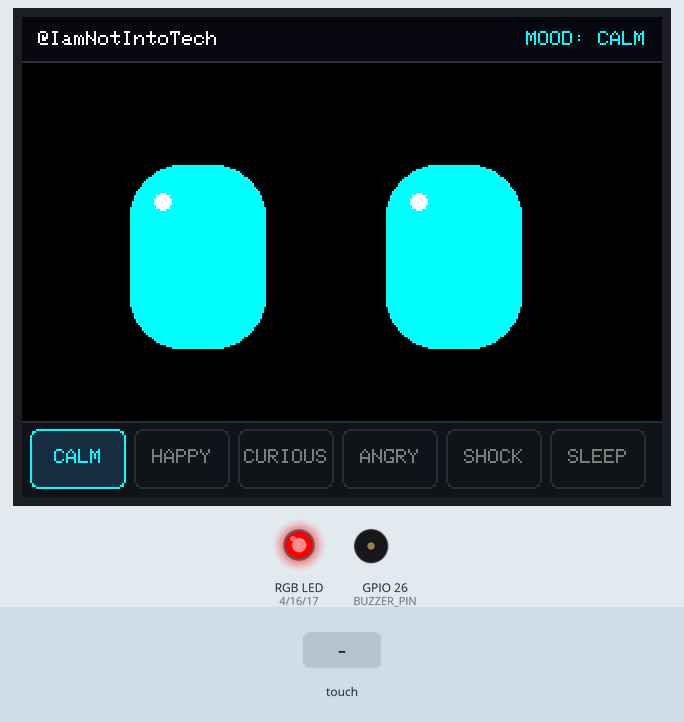
The sketch below on a simulated ESP32. Shown: 320×240 colour display, an RGB LED mixed from three pins (HIGH = lit), buzzer (waves = sounding). The test bench sets the inputs (shaded band). Random numbers use the default seed unless the sketch sets one; pins used as bus, display or sensor lines are not drawn; what the sketch prints to the serial monitor is not drawn.

Above: at 3.0 s.
3.1 s: touch panel pressed at 38 % / 90 % of its raw x / y range
At 3.9 s:
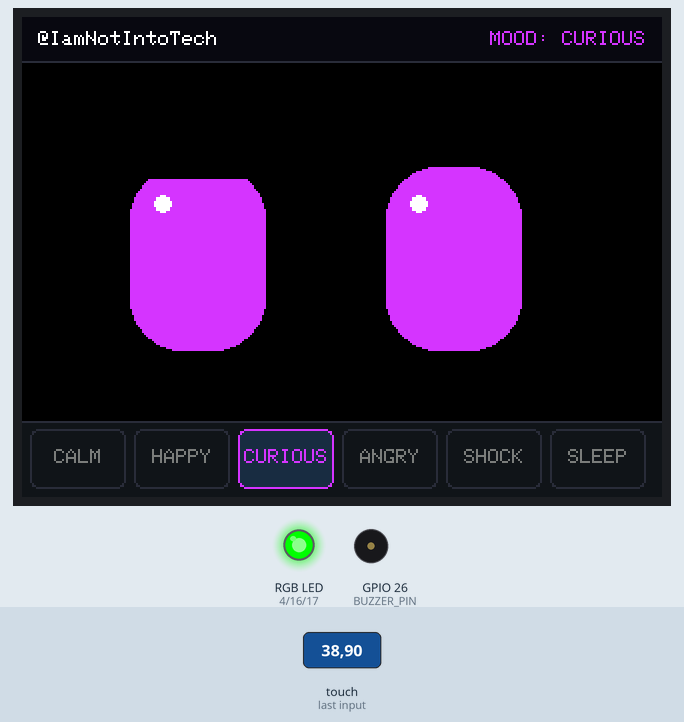
6.1 s: touch panel pressed at 62 % / 90 % of its raw x / y range
At 7.1 s:
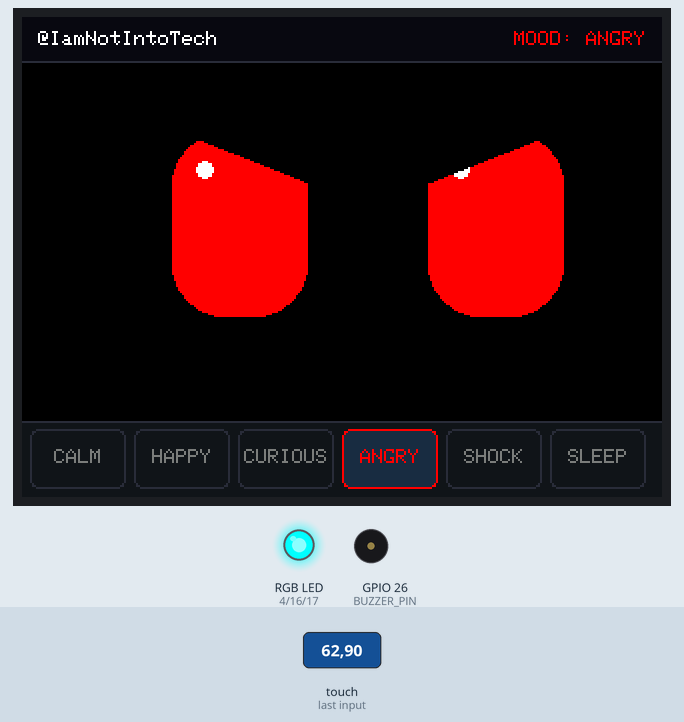
8.7 s: touch panel pressed at 87 % / 90 % of its raw x / y range
At 11.1 s:
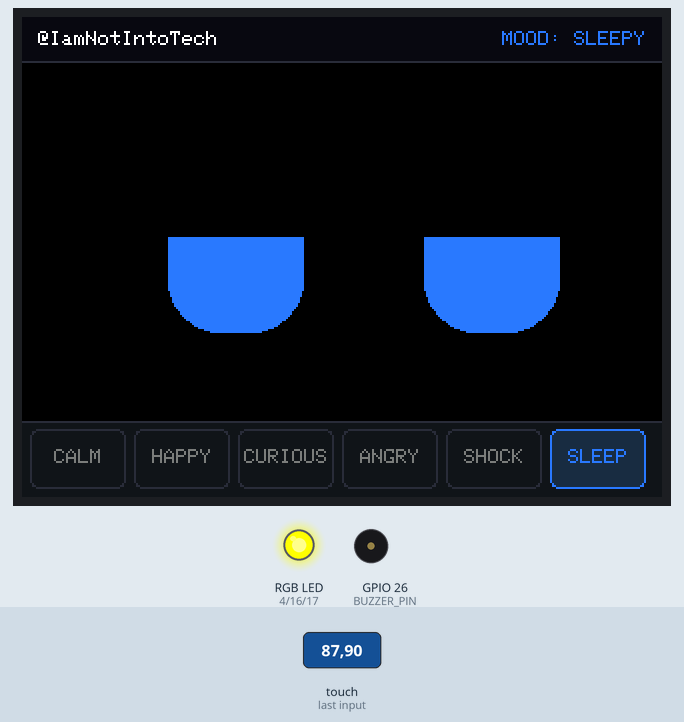
11.7 s: touch panel pressed at 13 % / 90 % of its raw x / y range
At 13.7 s:
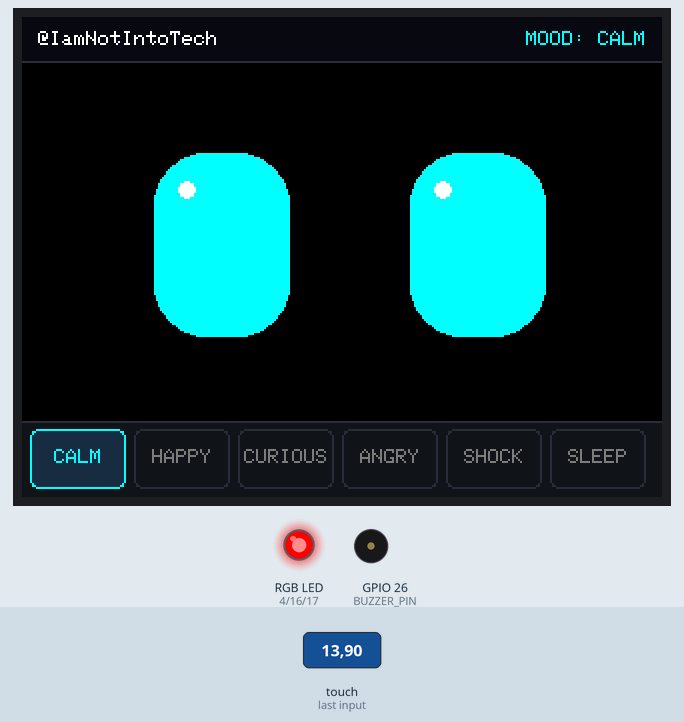
14.7 s: touch panel pressed at 38 % / 90 % of its raw x / y range
At 16.8 s:
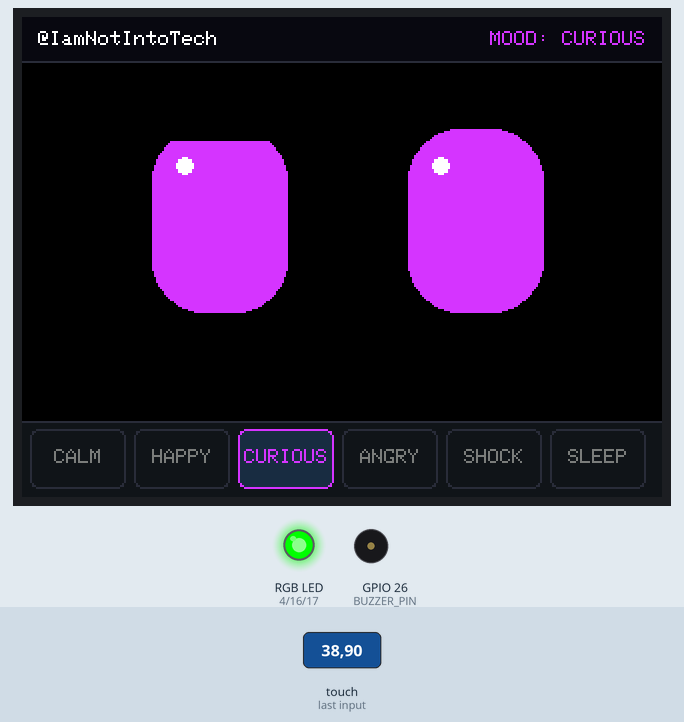
17.2 s: touch panel pressed at 13 % / 90 % of its raw x / y range
At 17.38 s:
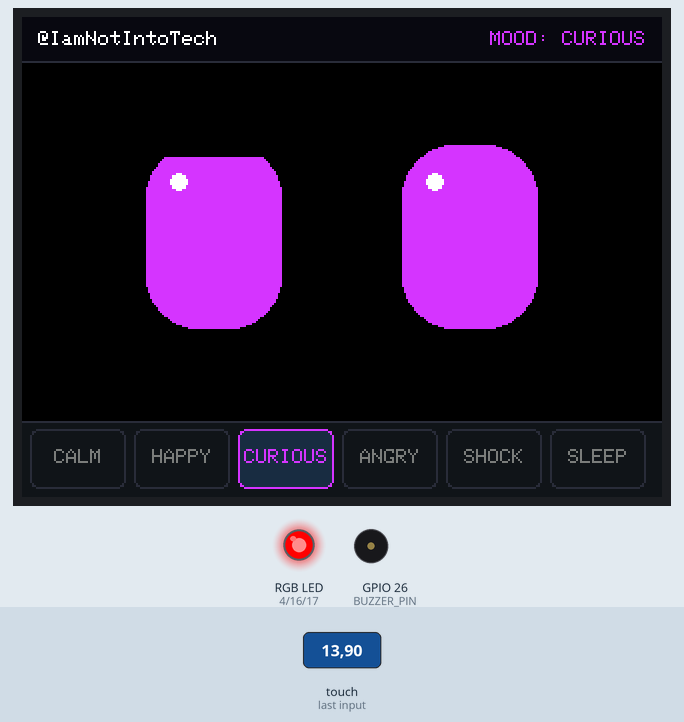
Timing chart, 0 to 20.0 s (numbered marks = the images above; inputs shaded):
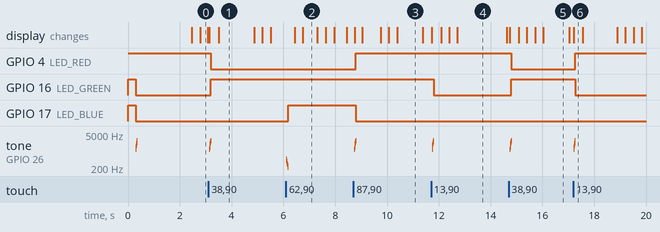

Measured:
- after the input at 3.1 s, GPIO 4 (LED_RED): HIGH → LOW after 0.10 s; GPIO 16 (LED_GREEN): LOW → HIGH after 0.10 s; tone on GPIO 26 (BUZZER_PIN): plays 1200 Hz for 0.01 s, 1450 Hz for 0.01 s, 1700 Hz for 0.01 s, 1950 Hz for 0.01 s, 2200 Hz for 0.01 s, 2450 Hz for 0.01 s … (7 notes in this stretch), starting at once
- after the input at 6.1 s, GPIO 17 (LED_BLUE): LOW → HIGH after 0.08 s; tone on GPIO 26 (BUZZER_PIN): plays 450 Hz for 0.01 s, 410 Hz for 0.01 s, 370 Hz for 0.01 s, 330 Hz for 0.01 s, 290 Hz for 0.01 s, 250 Hz for 0.01 s … (7 notes in this stretch), starting at once
- after the input at 8.7 s, GPIO 4 (LED_RED): LOW → HIGH after 0.10 s; GPIO 17 (LED_BLUE): HIGH → LOW after 0.10 s; tone on GPIO 26 (BUZZER_PIN): plays 1200 Hz for 0.01 s, 1450 Hz for 0.01 s, 1700 Hz for 0.01 s, 1950 Hz for 0.01 s, 2200 Hz for 0.01 s, 2450 Hz for 0.01 s … (7 notes in this stretch), starting at once
- after the input at 11.7 s, GPIO 16 (LED_GREEN): HIGH → LOW after 0.10 s; tone on GPIO 26 (BUZZER_PIN): plays 1200 Hz for 0.01 s, 1450 Hz for 0.01 s, 1700 Hz for 0.01 s, 1950 Hz for 0.01 s, 2200 Hz for 0.01 s, 2450 Hz for 0.01 s … (7 notes in this stretch), starting at once
- after the input at 14.7 s, GPIO 4 (LED_RED): HIGH → LOW after 0.10 s; GPIO 16 (LED_GREEN): LOW → HIGH after 0.10 s; tone on GPIO 26 (BUZZER_PIN): plays 1200 Hz for 0.01 s, 1450 Hz for 0.01 s, 1700 Hz for 0.01 s, 1950 Hz for 0.01 s, 2200 Hz for 0.01 s, 2450 Hz for 0.01 s … (7 notes in this stretch), starting at once
- after the input at 17.2 s, GPIO 4 (LED_RED): LOW → HIGH after 0.06 s; GPIO 16 (LED_GREEN): HIGH → LOW after 0.06 s; tone on GPIO 26 (BUZZER_PIN): plays 1200 Hz for 0.01 s, 1450 Hz for 0.01 s, 1700 Hz for 0.01 s, 1950 Hz for 0.01 s, 2200 Hz for 0.01 s, 2450 Hz for 0.01 s … (7 notes in this stretch), starting at once
- what the display in image 1 shows lasts 1.4 s, from 3.5 s to 4.9 s

The sketch:

43-emotive-robot-eyes.ino
```cpp
/*
 * Elecrow 2.8" CYD — Procedural Emotive Robot Eyes
 * Channel: @IamNotIntoTech (https://youtube.com/@IamNotIntoTech)
 *
 * Hardware: Elecrow ESP32-2432S028R (2.8" ILI9341 TFT + XPT2046 Resistive Touch)
 * Features:
 *  - 60 FPS Procedural Animatronic Robot Eyes (Blinking, Saccades, Gaze Tracking)
 *  - 6 Expressive Emotion States: Neutral/Calm, Happy, Curious, Angry, Surprised, Sleepy
 *  - Real-time Interactive Touch Gaze Tracking (Pupils track stylus/finger)
 *  - Calibrated Non-Inverted Resistive Touch Coordinates & Hardware SPI Isolation
 *  - Ambient Light Sensor (LDR IO34) pupil dynamic sizing
 *  - Audio synthesizer chirps on IO26 & Emotion-synchronized RGB LED on IO4/16/17
 */

#include <Arduino.h>
#include <SPI.h>
#include <TFT_eSPI.h>
#include <XPT2046_Touchscreen.h>

// Hardware Pin Definitions for Elecrow 2.8" CYD
#define TFT_BL_PIN   21
#define TOUCH_MOSI   32
#define TOUCH_MISO   39
#define TOUCH_CLK    25
#define TOUCH_CS     33
#define TOUCH_IRQ    36

#define LED_RED      4
#define LED_GREEN    16
#define LED_BLUE     17
#define BUZZER_PIN   26
#define LDR_PIN      34

// Touch Screen & Display Objects
SPIClass touchSPI(VSPI);
XPT2046_Touchscreen ts(TOUCH_CS);
TFT_eSPI tft = TFT_eSPI();

// UI Colors (16-bit 565)
#define COLOR_BG         0x0000 // Pure Black
#define COLOR_HEADER_BG  0x0842
#define COLOR_PANEL_BG   0x10A3
#define COLOR_BORDER     0x2967
#define COLOR_TEXT       0xFFFF
#define COLOR_MUTED      0x7BEF

// Mood Eye Colors
#define COLOR_CYAN_EYE    0x07FF // Calm / Neutral
#define COLOR_HAPPY_EYE   0x07E0 // Bright Emerald Green
#define COLOR_ANGRY_EYE   0xF800 // Fiery Red
#define COLOR_CURIOUS_EYE 0xD1BF // Lavender / Purple
#define COLOR_SHOCK_EYE   0xFFE0 // Electric Yellow
#define COLOR_SLEEP_EYE   0x2BDF // Dim Cyan-Blue

enum RobotMood {
  MOOD_CALM,
  MOOD_HAPPY,
  MOOD_CURIOUS,
  MOOD_ANGRY,
  MOOD_SHOCK,
  MOOD_SLEEP
};
RobotMood currentMood = MOOD_CALM;

// Eye Geometry (Dual Eyes in 320x240 landscape)
#define LEFT_EYE_X   96
#define RIGHT_EYE_X  224
#define EYE_Y        110

float baseEyeW = 68.0f;
float baseEyeH = 92.0f;
float cornerRadius = 26.0f;

// Gaze and Blink Physics
float curGazeX = 0.0f;
float curGazeY = 0.0f;
float targetGazeX = 0.0f;
float targetGazeY = 0.0f;

float blinkProgress = 0.0f; // 0.0 = Open, 1.0 = Fully closed
bool isBlinking = false;
unsigned long lastBlinkTime = 0;
unsigned long nextBlinkInterval = 3000;
unsigned long lastSaccadeTime = 0;
unsigned long lastTouchTime = 0;

void playBeep(int freq, int durationMs) {
  tone(BUZZER_PIN, freq, durationMs);
  delay(durationMs);
  noTone(BUZZER_PIN);
}

void playRobotChirp(int type) {
  if (type == 0) { // Happy / inquisitive sweep up
    for (int f = 1200; f < 2800; f += 250) {
      tone(BUZZER_PIN, f, 10);
      delay(8);
    }
  } else if (type == 1) { // Surprised chirp
    tone(BUZZER_PIN, 3200, 35);
    delay(40);
    tone(BUZZER_PIN, 4200, 60);
  } else if (type == 2) { // Angry buzz
    for (int f = 450; f > 180; f -= 40) {
      tone(BUZZER_PIN, f, 14);
      delay(12);
    }
  } else { // Blink tick
    tone(BUZZER_PIN, 2600, 12);
  }
  noTone(BUZZER_PIN);
}

void setRGB(bool r, bool g, bool b) {
  // Active LOW on CYD
  digitalWrite(LED_RED, r ? LOW : HIGH);
  digitalWrite(LED_GREEN, g ? LOW : HIGH);
  digitalWrite(LED_BLUE, b ? LOW : HIGH);
}

void updateMoodRGB() {
  switch (currentMood) {
    case MOOD_CALM:    setRGB(false, true, true);  break; // Cyan
    case MOOD_HAPPY:   setRGB(false, true, false); break; // Green
    case MOOD_ANGRY:   setRGB(true, false, false); break; // Red
    case MOOD_CURIOUS: setRGB(true, false, true);  break; // Magenta
    case MOOD_SHOCK:   setRGB(true, true, false);  break; // Yellow
    case MOOD_SLEEP:   setRGB(false, false, true); break; // Blue
  }
}

uint16_t getEyeColor() {
  switch (currentMood) {
    case MOOD_CALM:    return COLOR_CYAN_EYE;
    case MOOD_HAPPY:   return COLOR_HAPPY_EYE;
    case MOOD_ANGRY:   return COLOR_ANGRY_EYE;
    case MOOD_CURIOUS: return COLOR_CURIOUS_EYE;
    case MOOD_SHOCK:   return COLOR_SHOCK_EYE;
    case MOOD_SLEEP:   return COLOR_SLEEP_EYE;
    default:           return COLOR_CYAN_EYE;
  }
}

const char* getMoodName() {
  switch (currentMood) {
    case MOOD_CALM:    return "CALM";
    case MOOD_HAPPY:   return "HAPPY";
    case MOOD_CURIOUS: return "CURIOUS";
    case MOOD_ANGRY:   return "ANGRY";
    case MOOD_SHOCK:   return "SHOCKED";
    case MOOD_SLEEP:   return "SLEEPY";
    default:           return "ACTIVE";
  }
}

void drawHeader() {
  tft.fillRect(0, 0, 320, 22, COLOR_HEADER_BG);
  tft.drawFastHLine(0, 22, 320, COLOR_BORDER);
  tft.setTextColor(COLOR_TEXT, COLOR_HEADER_BG);
  tft.setTextSize(1);
  tft.drawString("@IamNotIntoTech", 8, 7);

  char moodBuf[32];
  snprintf(moodBuf, sizeof(moodBuf), "MOOD: %s", getMoodName());
  tft.setTextColor(getEyeColor(), COLOR_HEADER_BG);
  tft.drawRightString(moodBuf, 312, 7, 1);
}

void drawMoodToolbar() {
  tft.fillRect(0, 202, 320, 38, COLOR_PANEL_BG);
  tft.drawFastHLine(0, 202, 320, COLOR_BORDER);

  const char* labels[6] = { "CALM", "HAPPY", "CURIOUS", "ANGRY", "SHOCK", "SLEEP" };
  for (int i = 0; i < 6; i++) {
    int bx = 4 + i * 52;
    int by = 206;
    int bw = 48;
    int bh = 30;
    bool active = (currentMood == (RobotMood)i);

    uint16_t btnBg = active ? tft.color565(30, 45, 65) : COLOR_PANEL_BG;
    uint16_t btnBorder = active ? getEyeColor() : COLOR_BORDER;
    uint16_t txtColor = active ? getEyeColor() : COLOR_MUTED;

    tft.fillRoundRect(bx, by, bw, bh, 4, btnBg);
    tft.drawRoundRect(bx, by, bw, bh, 4, btnBorder);

    tft.setTextColor(txtColor, btnBg);
    tft.setTextSize(1);
    tft.drawCentreString(labels[i], bx + (bw / 2), by + 10, 1);
  }
}

void drawSingleEye(int centerX, int centerY, float gazeX, float gazeY, float blink, bool isLeft) {
  // Clear region around eye (eye viewport bounding box)
  tft.fillRect(centerX - 50, centerY - 58, 100, 116, COLOR_BG);

  float currentH = baseEyeH * (1.0f - blink);
  if (currentH < 4.0f) {
    // Slit line when fully closed/blinking
    tft.drawFastHLine(centerX - (int)(baseEyeW / 2) + 4, centerY, (int)baseEyeW - 8, getEyeColor());
    tft.drawFastHLine(centerX - (int)(baseEyeW / 2) + 4, centerY + 1, (int)baseEyeW - 8, getEyeColor());
    return;
  }

  int renderX = centerX + (int)gazeX - (int)(baseEyeW / 2);
  int renderY = centerY + (int)gazeY - (int)(currentH / 2);
  int renderW = (int)baseEyeW;
  int renderH = (int)currentH;
  int rad = (int)min(cornerRadius, currentH / 2.0f);

  uint16_t eyeColor = getEyeColor();

  // Draw main rounded pupil/eye body
  tft.fillRoundRect(renderX, renderY, renderW, renderH, rad, eyeColor);

  // Catchlight / Specular highlight dot
  if (currentH > 24.0f) {
    tft.fillCircle(renderX + 16, renderY + 18, 4, 0xFFFF);
  }

  // Expression-based overlays and cuts
  if (currentMood == MOOD_HAPPY) {
    // Friendly crescent smile: clip lower quadrant with background circle
    int cutY = renderY + renderH - 6;
    tft.fillCircle(centerX + (int)gazeX, cutY + 20, 26, COLOR_BG);
  } else if (currentMood == MOOD_ANGRY) {
    // Aggressive angled eyebrows
    if (isLeft) {
      tft.fillTriangle(renderX - 4, renderY - 4, renderX + renderW + 4, renderY - 4, renderX + renderW + 4, renderY + 26, COLOR_BG);
    } else {
      tft.fillTriangle(renderX - 4, renderY - 4, renderX + renderW + 4, renderY - 4, renderX - 4, renderY + 26, COLOR_BG);
    }
  } else if (currentMood == MOOD_CURIOUS) {
    // One eyebrow cocked higher
    if (isLeft) {
      tft.fillRoundRect(renderX - 2, renderY - 4, renderW + 4, 10, 3, COLOR_BG);
    }
  } else if (currentMood == MOOD_SLEEP) {
    // Half-lidded sleepy expression
    tft.fillRect(renderX - 2, renderY - 2, renderW + 4, renderH / 2, COLOR_BG);
  }
}

void renderEyes() {
  drawSingleEye(LEFT_EYE_X, EYE_Y, curGazeX, curGazeY, blinkProgress, true);
  drawSingleEye(RIGHT_EYE_X, EYE_Y, curGazeX, curGazeY, blinkProgress, false);
}

void setup() {
  Serial.begin(115200);

  pinMode(LED_RED, OUTPUT);
  pinMode(LED_GREEN, OUTPUT);
  pinMode(LED_BLUE, OUTPUT);
  setRGB(false, false, false);

  pinMode(BUZZER_PIN, OUTPUT);
  digitalWrite(BUZZER_PIN, LOW);

  pinMode(LDR_PIN, INPUT);

  pinMode(TFT_BL_PIN, OUTPUT);
  digitalWrite(TFT_BL_PIN, HIGH);

  tft.init();
  tft.setRotation(1);
  tft.fillScreen(COLOR_BG);

  // Dedicated VSPI for Touch Controller (Pins 25, 39, 32, 33)
  touchSPI.begin(TOUCH_CLK, TOUCH_MISO, TOUCH_MOSI, TOUCH_CS);
  ts.begin(touchSPI);
  ts.setRotation(1);

  drawHeader();
  renderEyes();
  drawMoodToolbar();
  updateMoodRGB();

  playRobotChirp(0);
  Serial.println(F("[SYSTEM] Procedural Emotive Robot Eyes Initialized."));
}

void loop() {
  // Natural Saccades & Blinking Trigger
  if (!isBlinking && millis() - lastBlinkTime > nextBlinkInterval) {
    isBlinking = true;
    lastBlinkTime = millis();
    nextBlinkInterval = random(2000, 5000);
  }

  // Blink Kinematics
  if (isBlinking) {
    blinkProgress += 0.30f;
    if (blinkProgress >= 1.0f) {
      blinkProgress = 1.0f;
      isBlinking = false;
    }
  } else if (blinkProgress > 0.0f) {
    blinkProgress -= 0.25f;
    if (blinkProgress < 0.0f) blinkProgress = 0.0f;
  }

  // Micro-Saccades (autonomous glance wander) when not tracking touch
  if (!ts.touched() && millis() - lastSaccadeTime > 2400) {
    lastSaccadeTime = millis();
    targetGazeX = random(-18, 19);
    targetGazeY = random(-12, 13);
  }

  // Smooth gaze interpolation
  curGazeX += (targetGazeX - curGazeX) * 0.28f;
  curGazeY += (targetGazeY - curGazeY) * 0.28f;

  // Touch Handling
  if (ts.touched()) {
    TS_Point p = ts.getPoint();
    if (p.z > 50 || ts.touched()) {
      // Calibrated non-inverted landscape mapping
      int screenX = map(p.x, 240, 3800, 0, 320);
      int screenY = map(p.y, 240, 3800, 0, 240);
      screenX = constrain(screenX, 0, 319);
      screenY = constrain(screenY, 0, 239);

      // Bottom Toolbar: Mood Selection (y >= 202)
      if (screenY >= 202) {
        if (millis() - lastTouchTime > 200) {
          lastTouchTime = millis();
          int tappedIdx = (screenX - 4) / 52;
          if (tappedIdx >= 0 && tappedIdx <= 5 && tappedIdx != (int)currentMood) {
            currentMood = (RobotMood)tappedIdx;
            playRobotChirp(tappedIdx == 3 ? 2 : (tappedIdx == 4 ? 1 : 0));
            updateMoodRGB();
            drawHeader();
            drawMoodToolbar();
          }
        }
      }
      // Eye Viewport (y < 202): Dynamic Gaze Following
      else {
        targetGazeX = map(screenX, 10, 310, -22, 22);
        targetGazeY = map(screenY, 25, 195, -16, 16);

        // Tap directly on eye triggers reflex blink
        if (millis() - lastTouchTime > 250) {
          if (abs(screenX - LEFT_EYE_X) < 32 || abs(screenX - RIGHT_EYE_X) < 32) {
            lastTouchTime = millis();
            blinkProgress = 0.95f;
            playRobotChirp(3);
          }
        }
      }
    }
  }

  // Render Frame
  renderEyes();

  delay(16); // ~60 FPS update cycle
}
```
